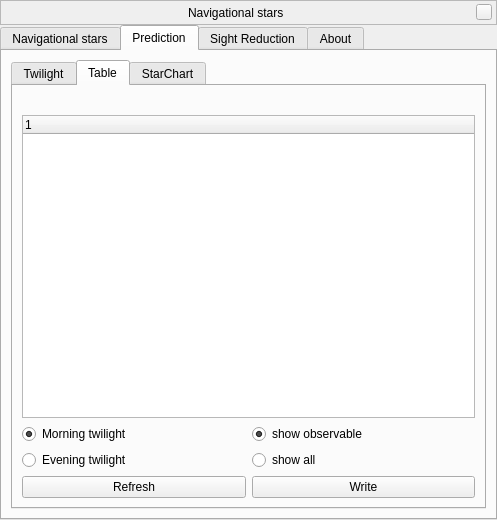
<?xml version="1.0" encoding="UTF-8"?>
<ui version="4.0">
 <class>navStarsWindowForm</class>
 <widget class="QWidget" name="navStarsWindowForm">
  <property name="geometry">
   <rect>
    <x>0</x>
    <y>0</y>
    <width>497</width>
    <height>520</height>
   </rect>
  </property>
  <layout class="QVBoxLayout" name="verticalLayout">
   <property name="spacing">
    <number>0</number>
   </property>
   <property name="leftMargin">
    <number>0</number>
   </property>
   <property name="topMargin">
    <number>0</number>
   </property>
   <property name="rightMargin">
    <number>0</number>
   </property>
   <property name="bottomMargin">
    <number>0</number>
   </property>
   <item>
    <widget class="BarFrame" name="TitleBar">
     <property name="sizePolicy">
      <sizepolicy hsizetype="Expanding" vsizetype="Minimum">
       <horstretch>0</horstretch>
       <verstretch>0</verstretch>
      </sizepolicy>
     </property>
     <property name="minimumSize">
      <size>
       <width>0</width>
       <height>25</height>
      </size>
     </property>
     <property name="maximumSize">
      <size>
       <width>16777215</width>
       <height>30</height>
      </size>
     </property>
     <property name="focusPolicy">
      <enum>Qt::NoFocus</enum>
     </property>
     <property name="autoFillBackground">
      <bool>false</bool>
     </property>
     <property name="frameShape">
      <enum>QFrame::StyledPanel</enum>
     </property>
     <layout class="QHBoxLayout">
      <property name="spacing">
       <number>6</number>
      </property>
      <property name="leftMargin">
       <number>0</number>
      </property>
      <property name="topMargin">
       <number>0</number>
      </property>
      <property name="rightMargin">
       <number>4</number>
      </property>
      <property name="bottomMargin">
       <number>0</number>
      </property>
      <item>
       <spacer name="leftSpacer">
        <property name="orientation">
         <enum>Qt::Horizontal</enum>
        </property>
        <property name="sizeHint" stdset="0">
         <size>
          <width>40</width>
          <height>20</height>
         </size>
        </property>
       </spacer>
      </item>
      <item>
       <widget class="QLabel" name="stelWindowTitle">
        <property name="text">
         <string>Navigational stars</string>
        </property>
       </widget>
      </item>
      <item>
       <spacer name="rightSpacer">
        <property name="orientation">
         <enum>Qt::Horizontal</enum>
        </property>
        <property name="sizeHint" stdset="0">
         <size>
          <width>40</width>
          <height>20</height>
         </size>
        </property>
       </spacer>
      </item>
      <item>
       <widget class="QPushButton" name="closeStelWindow">
        <property name="minimumSize">
         <size>
          <width>16</width>
          <height>16</height>
         </size>
        </property>
        <property name="maximumSize">
         <size>
          <width>16</width>
          <height>16</height>
         </size>
        </property>
        <property name="focusPolicy">
         <enum>Qt::NoFocus</enum>
        </property>
        <property name="text">
         <string/>
        </property>
       </widget>
      </item>
     </layout>
    </widget>
   </item>
   <item>
    <widget class="QTabWidget" name="tabWidget">
     <property name="enabled">
      <bool>true</bool>
     </property>
     <property name="tabShape">
      <enum>QTabWidget::Rounded</enum>
     </property>
     <property name="currentIndex">
      <number>1</number>
     </property>
     <widget class="QWidget" name="tabNavStars">
      <attribute name="title">
       <string>Navigational stars</string>
      </attribute>
      <layout class="QVBoxLayout" name="verticalLayoutTimeZone">
       <property name="spacing">
        <number>0</number>
       </property>
       <property name="leftMargin">
        <number>0</number>
       </property>
       <property name="topMargin">
        <number>0</number>
       </property>
       <property name="rightMargin">
        <number>0</number>
       </property>
       <property name="bottomMargin">
        <number>0</number>
       </property>
       <item>
        <widget class="QGroupBox" name="groupBoxNavStars">
         <property name="minimumSize">
          <size>
           <width>0</width>
           <height>400</height>
          </size>
         </property>
         <property name="maximumSize">
          <size>
           <width>800</width>
           <height>800</height>
          </size>
         </property>
         <property name="title">
          <string>Set of navigational stars</string>
         </property>
         <property name="alignment">
          <set>Qt::AlignCenter</set>
         </property>
         <layout class="QGridLayout" name="gridLayout_16">
          <item row="0" column="0">
           <layout class="QGridLayout" name="gridLayout">
            <item row="0" column="1">
             <widget class="QComboBox" name="nsSetComboBox">
              <property name="editable">
               <bool>false</bool>
              </property>
              <property name="insertPolicy">
               <enum>QComboBox::NoInsert</enum>
              </property>
              <property name="sizeAdjustPolicy">
               <enum>QComboBox::AdjustToContents</enum>
              </property>
             </widget>
            </item>
            <item row="0" column="0">
             <widget class="QLabel" name="nsSetLabel">
              <property name="toolTip">
               <string>Place of the string with coordinates of the mouse pointer</string>
              </property>
              <property name="text">
               <string>Current set:</string>
              </property>
              <property name="alignment">
               <set>Qt::AlignRight|Qt::AlignTrailing|Qt::AlignVCenter</set>
              </property>
             </widget>
            </item>
            <item row="1" column="1">
             <widget class="QLabel" name="nsSetDescription">
              <property name="text">
               <string/>
              </property>
              <property name="wordWrap">
               <bool>true</bool>
              </property>
             </widget>
            </item>
            <item row="1" column="0">
             <widget class="QLabel" name="labelNote">
              <property name="text">
               <string>Note:</string>
              </property>
              <property name="alignment">
               <set>Qt::AlignRight|Qt::AlignTop|Qt::AlignTrailing</set>
              </property>
             </widget>
            </item>
           </layout>
          </item>
          <item row="1" column="0">
           <layout class="QVBoxLayout" name="verticalLayout_4">
            <item>
             <widget class="QCheckBox" name="displayAtStartupCheckBox">
              <property name="text">
               <string>Enable display at startup</string>
              </property>
             </widget>
            </item>
            <item>
             <widget class="QCheckBox" name="displayDataOnScreenCheckBox">
              <property name="text">
               <string>Display data on screen</string>
              </property>
             </widget>
            </item>
           </layout>
          </item>
          <item row="2" column="0">
           <spacer name="verticalSpacer">
            <property name="orientation">
             <enum>Qt::Vertical</enum>
            </property>
            <property name="sizeHint" stdset="0">
             <size>
              <width>20</width>
              <height>129</height>
             </size>
            </property>
           </spacer>
          </item>
          <item row="3" column="0">
           <widget class="QTabWidget" name="tabWidget_3">
            <property name="currentIndex">
             <number>0</number>
            </property>
            <widget class="QWidget" name="tab_3">
             <attribute name="title">
              <string>Tab 1</string>
             </attribute>
             <layout class="QGridLayout" name="gridLayout_3">
              <item row="0" column="0">
               <layout class="QVBoxLayout" name="verticalLayout_2">
                <item>
                 <widget class="QRadioButton" name="getEquinoxEquatorialPos">
                  <property name="enabled">
                   <bool>true</bool>
                  </property>
                  <property name="text">
                   <string>getJ2000EquatorialPos</string>
                  </property>
                  <property name="checked">
                   <bool>true</bool>
                  </property>
                 </widget>
                </item>
                <item>
                 <widget class="QRadioButton" name="getJ2000EquatorialPos">
                  <property name="enabled">
                   <bool>true</bool>
                  </property>
                  <property name="text">
                   <string>getEquinoxEquatorialPos</string>
                  </property>
                  <property name="checked">
                   <bool>false</bool>
                  </property>
                 </widget>
                </item>
               </layout>
              </item>
             </layout>
            </widget>
            <widget class="QWidget" name="tab_4">
             <attribute name="title">
              <string>Tab 2</string>
             </attribute>
             <layout class="QGridLayout" name="gridLayout_14">
              <item row="0" column="0">
               <widget class="QComboBox" name="comboBox"/>
              </item>
             </layout>
            </widget>
            <widget class="QWidget" name="tab_5">
             <attribute name="title">
              <string>Page</string>
             </attribute>
             <layout class="QGridLayout" name="gridLayout_15">
              <item row="0" column="0">
               <layout class="QVBoxLayout" name="verticalLayout_10">
                <item>
                 <widget class="QLabel" name="label">
                  <property name="text">
                   <string>minAltitude</string>
                  </property>
                 </widget>
                </item>
                <item>
                 <widget class="QLabel" name="label_2">
                  <property name="text">
                   <string>maxAltitude</string>
                  </property>
                 </widget>
                </item>
               </layout>
              </item>
             </layout>
            </widget>
           </widget>
          </item>
          <item row="4" column="0">
           <layout class="QHBoxLayout" name="horizontalLayoutNsSettings">
            <item>
             <widget class="QPushButton" name="pushButtonReset">
              <property name="text">
               <string>Restore defaults</string>
              </property>
             </widget>
            </item>
            <item>
             <widget class="QPushButton" name="pushButtonSave">
              <property name="text">
               <string>Save settings</string>
              </property>
             </widget>
            </item>
           </layout>
          </item>
         </layout>
        </widget>
       </item>
      </layout>
     </widget>
     <widget class="QWidget" name="tabPrediction">
      <attribute name="title">
       <string>Prediction</string>
      </attribute>
      <layout class="QGridLayout" name="gridLayout_9">
       <item row="0" column="0">
        <widget class="QTabWidget" name="tabs">
         <property name="currentIndex">
          <number>1</number>
         </property>
         <widget class="QWidget" name="tabTwilight">
          <property name="minimumSize">
           <size>
            <width>471</width>
            <height>409</height>
           </size>
          </property>
          <attribute name="title">
           <string>Twilight</string>
          </attribute>
          <layout class="QGridLayout" name="gridLayout_10">
           <item row="4" column="0">
            <widget class="QPushButton" name="pushButtonRefreshTwilight">
             <property name="text">
              <string>Refresh</string>
             </property>
            </widget>
           </item>
           <item row="0" column="0">
            <widget class="QGroupBox" name="groupBoxPrediction">
             <property name="minimumSize">
              <size>
               <width>0</width>
               <height>0</height>
              </size>
             </property>
             <property name="maximumSize">
              <size>
               <width>16777215</width>
               <height>16777215</height>
              </size>
             </property>
             <property name="title">
              <string>Begin of Observability (Prediction of nautical twilight)</string>
             </property>
             <property name="alignment">
              <set>Qt::AlignCenter</set>
             </property>
             <layout class="QGridLayout" name="gridLayout_13">
              <item row="0" column="0">
               <layout class="QGridLayout" name="gridLayout_4">
                <item row="1" column="0">
                 <layout class="QGridLayout" name="gridLayout_2">
                  <item row="0" column="0">
                   <layout class="QVBoxLayout" name="verticalLayout_6">
                    <item>
                     <widget class="QLabel" name="labelBeginMorningObserv">
                      <property name="maximumSize">
                       <size>
                        <width>16777215</width>
                        <height>16777215</height>
                       </size>
                      </property>
                      <property name="toolTip">
                       <string>Begin of nautical twilight in the morning</string>
                      </property>
                      <property name="text">
                       <string>morning</string>
                      </property>
                      <property name="alignment">
                       <set>Qt::AlignCenter</set>
                      </property>
                     </widget>
                    </item>
                    <item>
                     <widget class="QLabel" name="labelMorningTwilight">
                      <property name="maximumSize">
                       <size>
                        <width>16777215</width>
                        <height>16777215</height>
                       </size>
                      </property>
                      <property name="text">
                       <string/>
                      </property>
                      <property name="alignment">
                       <set>Qt::AlignCenter</set>
                      </property>
                     </widget>
                    </item>
                   </layout>
                  </item>
                  <item row="0" column="1">
                   <spacer name="horizontalSpacer">
                    <property name="orientation">
                     <enum>Qt::Horizontal</enum>
                    </property>
                    <property name="sizeHint" stdset="0">
                     <size>
                      <width>0</width>
                      <height>16</height>
                     </size>
                    </property>
                   </spacer>
                  </item>
                  <item row="0" column="2">
                   <layout class="QVBoxLayout" name="verticalLayout_8">
                    <item>
                     <widget class="QLabel" name="labelBeginEveningObserv">
                      <property name="maximumSize">
                       <size>
                        <width>16777215</width>
                        <height>16777215</height>
                       </size>
                      </property>
                      <property name="toolTip">
                       <string>Begin of nautical twilight in the evening</string>
                      </property>
                      <property name="text">
                       <string>evening</string>
                      </property>
                      <property name="alignment">
                       <set>Qt::AlignCenter</set>
                      </property>
                     </widget>
                    </item>
                    <item>
                     <widget class="QLabel" name="labelEveningTwilight">
                      <property name="enabled">
                       <bool>true</bool>
                      </property>
                      <property name="maximumSize">
                       <size>
                        <width>16777215</width>
                        <height>16777215</height>
                       </size>
                      </property>
                      <property name="text">
                       <string/>
                      </property>
                      <property name="alignment">
                       <set>Qt::AlignCenter</set>
                      </property>
                     </widget>
                    </item>
                   </layout>
                  </item>
                  <item row="0" column="3">
                   <spacer name="horizontalSpacer_2">
                    <property name="orientation">
                     <enum>Qt::Horizontal</enum>
                    </property>
                    <property name="sizeHint" stdset="0">
                     <size>
                      <width>0</width>
                      <height>16</height>
                     </size>
                    </property>
                   </spacer>
                  </item>
                  <item row="0" column="4">
                   <layout class="QVBoxLayout" name="verticalLayout_9">
                    <item>
                     <widget class="QLabel" name="labelDurationObserv">
                      <property name="maximumSize">
                       <size>
                        <width>16777215</width>
                        <height>16777215</height>
                       </size>
                      </property>
                      <property name="toolTip">
                       <string>Duration of nautical twilight</string>
                      </property>
                      <property name="text">
                       <string>duration</string>
                      </property>
                      <property name="alignment">
                       <set>Qt::AlignCenter</set>
                      </property>
                     </widget>
                    </item>
                    <item>
                     <widget class="QLabel" name="labelDuration">
                      <property name="maximumSize">
                       <size>
                        <width>16777215</width>
                        <height>16777215</height>
                       </size>
                      </property>
                      <property name="text">
                       <string/>
                      </property>
                      <property name="alignment">
                       <set>Qt::AlignCenter</set>
                      </property>
                     </widget>
                    </item>
                   </layout>
                  </item>
                 </layout>
                </item>
                <item row="0" column="0">
                 <layout class="QHBoxLayout" name="horizontalLayout_2">
                  <item>
                   <widget class="QLabel" name="labelDate">
                    <property name="minimumSize">
                     <size>
                      <width>0</width>
                      <height>0</height>
                     </size>
                    </property>
                    <property name="maximumSize">
                     <size>
                      <width>16777215</width>
                      <height>16777215</height>
                     </size>
                    </property>
                    <property name="text">
                     <string/>
                    </property>
                    <property name="alignment">
                     <set>Qt::AlignCenter</set>
                    </property>
                   </widget>
                  </item>
                  <item>
                   <widget class="QLabel" name="labelLatitude">
                    <property name="minimumSize">
                     <size>
                      <width>0</width>
                      <height>0</height>
                     </size>
                    </property>
                    <property name="maximumSize">
                     <size>
                      <width>16777215</width>
                      <height>16777215</height>
                     </size>
                    </property>
                    <property name="baseSize">
                     <size>
                      <width>0</width>
                      <height>0</height>
                     </size>
                    </property>
                    <property name="text">
                     <string/>
                    </property>
                    <property name="alignment">
                     <set>Qt::AlignCenter</set>
                    </property>
                   </widget>
                  </item>
                  <item>
                   <widget class="QLabel" name="labelLongitude">
                    <property name="maximumSize">
                     <size>
                      <width>16777215</width>
                      <height>16777215</height>
                     </size>
                    </property>
                    <property name="text">
                     <string/>
                    </property>
                    <property name="alignment">
                     <set>Qt::AlignCenter</set>
                    </property>
                   </widget>
                  </item>
                 </layout>
                </item>
               </layout>
              </item>
             </layout>
            </widget>
           </item>
           <item row="2" column="0">
            <widget class="QGroupBox" name="groupBoxRiseSetTwilight">
             <property name="minimumSize">
              <size>
               <width>0</width>
               <height>0</height>
              </size>
             </property>
             <property name="maximumSize">
              <size>
               <width>16777215</width>
               <height>16777215</height>
              </size>
             </property>
             <property name="title">
              <string>Rise, Set, Transit, and Twilight</string>
             </property>
             <property name="alignment">
              <set>Qt::AlignCenter</set>
             </property>
             <layout class="QGridLayout" name="gridLayout_12">
              <item row="0" column="0">
               <layout class="QGridLayout" name="gridLayout_5">
                <item row="0" column="1">
                 <widget class="QLabel" name="label_5">
                  <property name="toolTip">
                   <string>Mathematical Sunset: The upper limb of the Sun crosses the plane of the true horizon</string>
                  </property>
                  <property name="text">
                   <string>Rise</string>
                  </property>
                  <property name="alignment">
                   <set>Qt::AlignCenter</set>
                  </property>
                 </widget>
                </item>
                <item row="0" column="2">
                 <widget class="QLabel" name="label_7">
                  <property name="text">
                   <string>Transit</string>
                  </property>
                  <property name="alignment">
                   <set>Qt::AlignCenter</set>
                  </property>
                 </widget>
                </item>
                <item row="0" column="3">
                 <widget class="QLabel" name="label_8">
                  <property name="toolTip">
                   <string>Mathematical Sunset: The upper limb of the Sun crosses the plane of the true horizon</string>
                  </property>
                  <property name="text">
                   <string>Set</string>
                  </property>
                  <property name="alignment">
                   <set>Qt::AlignCenter</set>
                  </property>
                 </widget>
                </item>
                <item row="1" column="0">
                 <widget class="QLabel" name="label_4">
                  <property name="toolTip">
                   <string>Mathematical Sunrise: The upper limb of the Sun crosses the plane of the true horizon</string>
                  </property>
                  <property name="text">
                   <string>Sun</string>
                  </property>
                  <property name="alignment">
                   <set>Qt::AlignLeading|Qt::AlignLeft|Qt::AlignVCenter</set>
                  </property>
                 </widget>
                </item>
                <item row="1" column="1">
                 <widget class="QLabel" name="labelSunRise">
                  <property name="text">
                   <string/>
                  </property>
                  <property name="alignment">
                   <set>Qt::AlignCenter</set>
                  </property>
                 </widget>
                </item>
                <item row="1" column="2">
                 <widget class="QLabel" name="labelSunTransit">
                  <property name="text">
                   <string/>
                  </property>
                  <property name="alignment">
                   <set>Qt::AlignCenter</set>
                  </property>
                 </widget>
                </item>
                <item row="1" column="3">
                 <widget class="QLabel" name="labelSunSet">
                  <property name="text">
                   <string/>
                  </property>
                  <property name="alignment">
                   <set>Qt::AlignCenter</set>
                  </property>
                 </widget>
                </item>
                <item row="2" column="0">
                 <widget class="QLabel" name="label_6">
                  <property name="toolTip">
                   <string>Mathematical Sunrise: The upper limb of the Sun crosses the plane of the true horizon</string>
                  </property>
                  <property name="text">
                   <string>Moon</string>
                  </property>
                  <property name="alignment">
                   <set>Qt::AlignLeading|Qt::AlignLeft|Qt::AlignVCenter</set>
                  </property>
                 </widget>
                </item>
                <item row="2" column="1">
                 <widget class="QLabel" name="labelMoonRise">
                  <property name="text">
                   <string/>
                  </property>
                  <property name="alignment">
                   <set>Qt::AlignCenter</set>
                  </property>
                 </widget>
                </item>
                <item row="2" column="2">
                 <widget class="QLabel" name="labelMoonTransit">
                  <property name="text">
                   <string/>
                  </property>
                  <property name="alignment">
                   <set>Qt::AlignCenter</set>
                  </property>
                 </widget>
                </item>
                <item row="2" column="3">
                 <widget class="QLabel" name="labelMoonSet">
                  <property name="text">
                   <string/>
                  </property>
                  <property name="alignment">
                   <set>Qt::AlignCenter</set>
                  </property>
                 </widget>
                </item>
               </layout>
              </item>
              <item row="1" column="0">
               <layout class="QGridLayout" name="gridLayout_7">
                <item row="1" column="1">
                 <widget class="QLabel" name="labelBegin">
                  <property name="minimumSize">
                   <size>
                    <width>0</width>
                    <height>0</height>
                   </size>
                  </property>
                  <property name="text">
                   <string>begin</string>
                  </property>
                  <property name="alignment">
                   <set>Qt::AlignCenter</set>
                  </property>
                 </widget>
                </item>
                <item row="2" column="1">
                 <widget class="QLabel" name="labelBeginCivilTwilight">
                  <property name="maximumSize">
                   <size>
                    <width>16777215</width>
                    <height>16777215</height>
                   </size>
                  </property>
                  <property name="text">
                   <string/>
                  </property>
                  <property name="alignment">
                   <set>Qt::AlignCenter</set>
                  </property>
                 </widget>
                </item>
                <item row="2" column="0">
                 <widget class="QLabel" name="labelCivil">
                  <property name="minimumSize">
                   <size>
                    <width>0</width>
                    <height>0</height>
                   </size>
                  </property>
                  <property name="toolTip">
                   <string>The center of the Sun is within the range -0.8333...-6 deg of altitude</string>
                  </property>
                  <property name="text">
                   <string>civil twilight</string>
                  </property>
                 </widget>
                </item>
                <item row="4" column="1">
                 <widget class="QLabel" name="labelBeginAstroTwilight">
                  <property name="text">
                   <string/>
                  </property>
                  <property name="alignment">
                   <set>Qt::AlignCenter</set>
                  </property>
                 </widget>
                </item>
                <item row="4" column="2">
                 <widget class="QLabel" name="labelEndAstroTwilight">
                  <property name="text">
                   <string/>
                  </property>
                  <property name="alignment">
                   <set>Qt::AlignCenter</set>
                  </property>
                 </widget>
                </item>
                <item row="2" column="2">
                 <widget class="QLabel" name="labelEndCivilTwilight">
                  <property name="maximumSize">
                   <size>
                    <width>16777215</width>
                    <height>16777215</height>
                   </size>
                  </property>
                  <property name="text">
                   <string/>
                  </property>
                  <property name="alignment">
                   <set>Qt::AlignCenter</set>
                  </property>
                 </widget>
                </item>
                <item row="3" column="1">
                 <widget class="QLabel" name="labelBeginNavTwilight">
                  <property name="text">
                   <string/>
                  </property>
                  <property name="alignment">
                   <set>Qt::AlignCenter</set>
                  </property>
                 </widget>
                </item>
                <item row="4" column="0">
                 <widget class="QLabel" name="labelAstro">
                  <property name="minimumSize">
                   <size>
                    <width>0</width>
                    <height>0</height>
                   </size>
                  </property>
                  <property name="toolTip">
                   <string>The center of the Sun is within the range -12...-18 deg of  altitude</string>
                  </property>
                  <property name="text">
                   <string>astronomical twilight</string>
                  </property>
                 </widget>
                </item>
                <item row="1" column="2">
                 <widget class="QLabel" name="labelEnd">
                  <property name="text">
                   <string>end</string>
                  </property>
                  <property name="alignment">
                   <set>Qt::AlignCenter</set>
                  </property>
                 </widget>
                </item>
                <item row="3" column="2">
                 <widget class="QLabel" name="labelEndNavTwilight">
                  <property name="maximumSize">
                   <size>
                    <width>16777215</width>
                    <height>16777215</height>
                   </size>
                  </property>
                  <property name="text">
                   <string/>
                  </property>
                  <property name="alignment">
                   <set>Qt::AlignCenter</set>
                  </property>
                 </widget>
                </item>
                <item row="3" column="0">
                 <widget class="QLabel" name="labelNav">
                  <property name="minimumSize">
                   <size>
                    <width>0</width>
                    <height>0</height>
                   </size>
                  </property>
                  <property name="toolTip">
                   <string>The center of the Sun is within the range -6...-12 deg of altitude</string>
                  </property>
                  <property name="text">
                   <string>nautical twilight</string>
                  </property>
                 </widget>
                </item>
               </layout>
              </item>
             </layout>
            </widget>
           </item>
           <item row="1" column="0">
            <spacer name="verticalSpacer_2">
             <property name="orientation">
              <enum>Qt::Vertical</enum>
             </property>
             <property name="sizeHint" stdset="0">
              <size>
               <width>20</width>
               <height>0</height>
              </size>
             </property>
            </spacer>
           </item>
           <item row="3" column="0">
            <spacer name="verticalSpacer_6">
             <property name="orientation">
              <enum>Qt::Vertical</enum>
             </property>
             <property name="sizeHint" stdset="0">
              <size>
               <width>20</width>
               <height>0</height>
              </size>
             </property>
            </spacer>
           </item>
          </layout>
         </widget>
         <widget class="QWidget" name="tabOverview">
          <attribute name="title">
           <string>Table</string>
          </attribute>
          <layout class="QGridLayout" name="gridLayout_8">
           <item row="0" column="0">
            <widget class="QLabel" name="labelDate_2">
             <property name="maximumSize">
              <size>
               <width>16777215</width>
               <height>16777215</height>
              </size>
             </property>
             <property name="text">
              <string/>
             </property>
            </widget>
           </item>
           <item row="0" column="1">
            <widget class="QLabel" name="labelLatitude_2">
             <property name="maximumSize">
              <size>
               <width>16777215</width>
               <height>16777215</height>
              </size>
             </property>
             <property name="text">
              <string/>
             </property>
            </widget>
           </item>
           <item row="0" column="2">
            <widget class="QLabel" name="labelLongitude_2">
             <property name="maximumSize">
              <size>
               <width>16777215</width>
               <height>16777215</height>
              </size>
             </property>
             <property name="text">
              <string/>
             </property>
            </widget>
           </item>
           <item row="1" column="0" colspan="3">
            <widget class="QTreeWidget" name="predictionTreeWidget">
             <column>
              <property name="text">
               <string notr="true">1</string>
              </property>
             </column>
            </widget>
           </item>
           <item row="2" column="0" colspan="3">
            <layout class="QHBoxLayout" name="horizontalLayout">
             <item>
              <layout class="QVBoxLayout" name="verticalLayout_5">
               <item>
                <widget class="QRadioButton" name="radioButtonMorningTwilight">
                 <property name="text">
                  <string>Morning twilight</string>
                 </property>
                 <property name="checked">
                  <bool>true</bool>
                 </property>
                 <attribute name="buttonGroup">
                  <string notr="true">buttonGroup</string>
                 </attribute>
                </widget>
               </item>
               <item>
                <widget class="QRadioButton" name="radioButtonEveningTwilight">
                 <property name="text">
                  <string>Evening twilight</string>
                 </property>
                 <attribute name="buttonGroup">
                  <string notr="true">buttonGroup</string>
                 </attribute>
                </widget>
               </item>
              </layout>
             </item>
             <item>
              <layout class="QVBoxLayout" name="verticalLayout_7">
               <item>
                <widget class="QRadioButton" name="radioButtonShowObservableNavStars">
                 <property name="text">
                  <string>show observable</string>
                 </property>
                 <property name="checked">
                  <bool>true</bool>
                 </property>
                </widget>
               </item>
               <item>
                <widget class="QRadioButton" name="radioButtonShowAllNavStars">
                 <property name="text">
                  <string>show all </string>
                 </property>
                </widget>
               </item>
              </layout>
             </item>
            </layout>
           </item>
           <item row="3" column="0" colspan="3">
            <layout class="QHBoxLayout" name="horizontalLayout_6">
             <item>
              <widget class="QPushButton" name="pushButtonRefreshPredictionList">
               <property name="text">
                <string>Refresh</string>
               </property>
              </widget>
             </item>
             <item>
              <widget class="QPushButton" name="nsPushButtonWriteToFile">
               <property name="text">
                <string>Write</string>
               </property>
              </widget>
             </item>
            </layout>
           </item>
          </layout>
         </widget>
         <widget class="QWidget" name="tabStarChart">
          <attribute name="title">
           <string>StarChart</string>
          </attribute>
          <layout class="QGridLayout" name="gridLayout_11">
           <item row="0" column="0">
            <layout class="QHBoxLayout" name="horizontalLayout_10">
             <item>
              <widget class="QLabel" name="labelDate_3">
               <property name="maximumSize">
                <size>
                 <width>16777215</width>
                 <height>16777215</height>
                </size>
               </property>
               <property name="text">
                <string/>
               </property>
              </widget>
             </item>
             <item>
              <widget class="QLabel" name="labelLatitude_3">
               <property name="maximumSize">
                <size>
                 <width>16777215</width>
                 <height>16777215</height>
                </size>
               </property>
               <property name="text">
                <string/>
               </property>
              </widget>
             </item>
             <item>
              <widget class="QLabel" name="labelLongitude_3">
               <property name="maximumSize">
                <size>
                 <width>16777215</width>
                 <height>16777215</height>
                </size>
               </property>
               <property name="text">
                <string/>
               </property>
              </widget>
             </item>
            </layout>
           </item>
           <item row="1" column="0">
            <layout class="QHBoxLayout" name="horizontalLayout_8">
             <item>
              <widget class="QRadioButton" name="radioButton_3">
               <property name="text">
                <string>Morning twilight</string>
               </property>
               <property name="checked">
                <bool>true</bool>
               </property>
              </widget>
             </item>
             <item>
              <widget class="QRadioButton" name="radioButton_4">
               <property name="text">
                <string>Evening twilight</string>
               </property>
              </widget>
             </item>
            </layout>
           </item>
           <item row="2" column="0">
            <widget class="QPushButton" name="pushButtonRefresh_3">
             <property name="text">
              <string>Refresh</string>
             </property>
            </widget>
           </item>
          </layout>
         </widget>
        </widget>
       </item>
      </layout>
     </widget>
     <widget class="QWidget" name="tabSightReduction">
      <attribute name="title">
       <string>Sight Reduction</string>
      </attribute>
      <layout class="QGridLayout" name="gridLayout_6">
       <item row="0" column="0">
        <widget class="QLabel" name="labelDate_4">
         <property name="maximumSize">
          <size>
           <width>16777215</width>
           <height>16777215</height>
          </size>
         </property>
         <property name="text">
          <string/>
         </property>
        </widget>
       </item>
       <item row="1" column="0">
        <layout class="QHBoxLayout" name="horizontalLayout_3">
         <item>
          <widget class="QLabel" name="label_3">
           <property name="text">
            <string>Guessed Position</string>
           </property>
          </widget>
         </item>
         <item>
          <widget class="QLabel" name="labelLatitude_4">
           <property name="maximumSize">
            <size>
             <width>16777215</width>
             <height>16777215</height>
            </size>
           </property>
           <property name="text">
            <string/>
           </property>
          </widget>
         </item>
         <item>
          <widget class="QLabel" name="labelLongitude_4">
           <property name="maximumSize">
            <size>
             <width>16777215</width>
             <height>16777215</height>
            </size>
           </property>
           <property name="text">
            <string/>
           </property>
          </widget>
         </item>
        </layout>
       </item>
       <item row="2" column="0">
        <widget class="QTabWidget" name="tabWidget_2">
         <property name="currentIndex">
          <number>0</number>
         </property>
         <widget class="QWidget" name="tab">
          <attribute name="title">
           <string>Tab 1</string>
          </attribute>
         </widget>
         <widget class="QWidget" name="tab_2">
          <attribute name="title">
           <string>Tab 2</string>
          </attribute>
         </widget>
        </widget>
       </item>
       <item row="3" column="0">
        <widget class="QPushButton" name="pushButton">
         <property name="text">
          <string>Compute</string>
         </property>
        </widget>
       </item>
      </layout>
     </widget>
     <widget class="QWidget" name="tabAbout">
      <attribute name="title">
       <string comment="tab in plugin windows">About</string>
      </attribute>
      <layout class="QVBoxLayout" name="verticalLayout_3">
       <item>
        <widget class="QTextBrowser" name="aboutTextBrowser"/>
       </item>
      </layout>
     </widget>
    </widget>
   </item>
  </layout>
 </widget>
 <customwidgets>
  <customwidget>
   <class>BarFrame</class>
   <extends>QFrame</extends>
   <header>Dialog.hpp</header>
   <container>1</container>
  </customwidget>
 </customwidgets>
 <resources/>
 <connections/>
 <buttongroups>
  <buttongroup name="buttonGroup"/>
 </buttongroups>
</ui>
